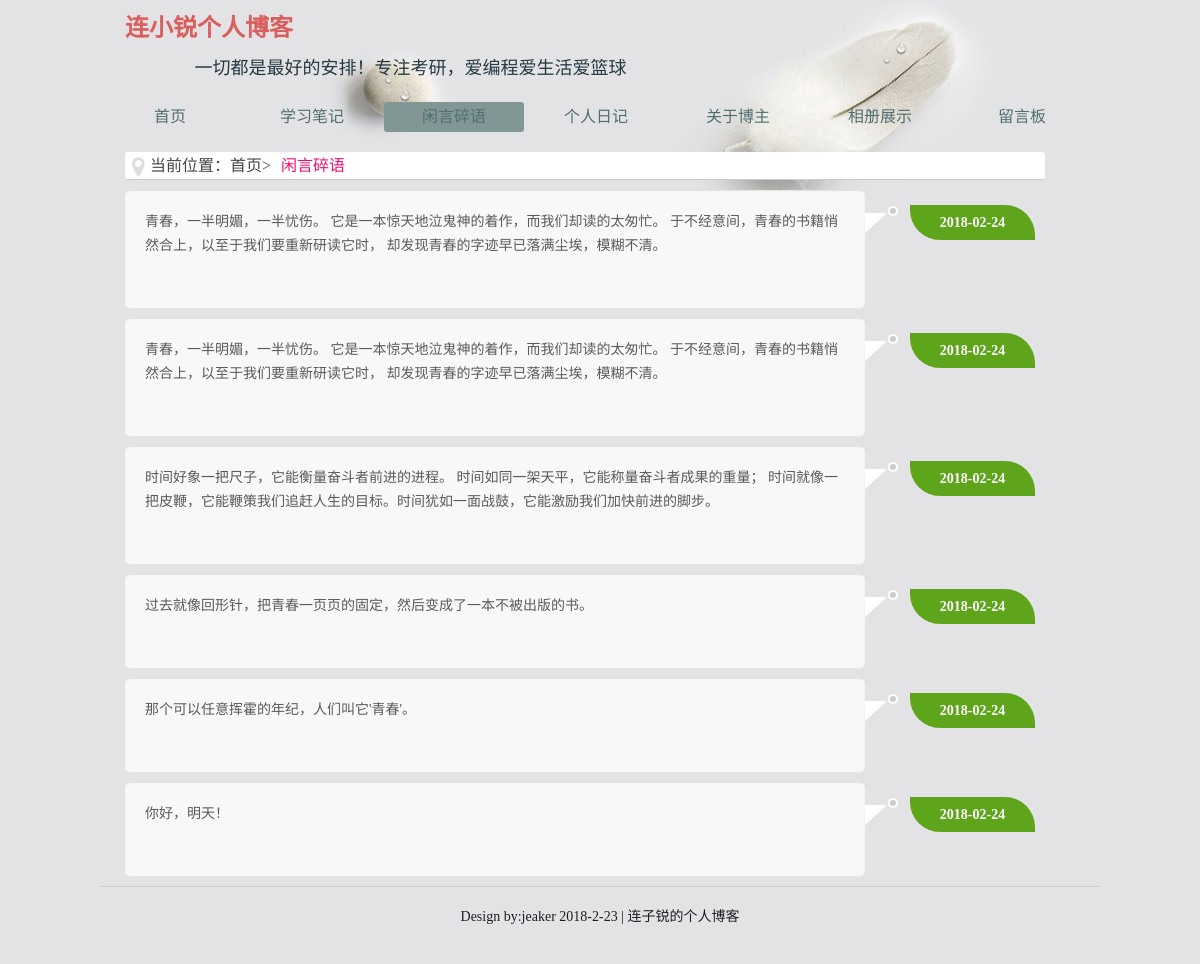
Page /say/ on the committed database.
### myblog/models.py (models this page shows, shortened)
class Say(models.Model):
    content=models.TextField()
    post_date = models.DateTimeField(default=timezone.now)
    class Meta:
        ordering=('-post_date',)

### myblog/views.py (the view)
# urls.py: path(r'say/', view.say),
def say(request):
    template = get_template('shuo.html')
    if request.POST:
        content = request.POST['say_content']
        Say.objects.create(content=content)
    else:
        message="你提交了空的表单"
    say=Say.objects.all()
    html = template.render(locals())
    return HttpResponse(html)

### templates/shuo.html (shortened to what this page needs)
{% extends 'base.html' %}
{% load staticfiles %}
{% block content %}
    <div id="say">
     <div class="weizi">
           <div class="wz_text">当前位置：<a href="#">首页</a>><h1>闲言碎语</h1></div>
           </div>
        {% for s in say %}
          <ul class="say_box">
                     <div class="sy">
                         <p> {{ s.content }}</p>
                     </div>
                  <span class="dateview">{{ s.post_date | date:"20y-m-d" }}</span>
          </ul>
        {% endfor %}
     </div>
{% endblock %}

### templates/base.html (shortened to what this page needs)
<!DOCTYPE HTML>
{% load staticfiles %}
<html lang="zh-CN">
<head>
    <link href="{% static 'css/bootstrap.min.css' %}" rel="stylesheet">
<link rel="stylesheet" href="{% static 'css/index.css' %}"/>
<link rel="stylesheet" href="{% static 'css/style.css' %}"/>
<link rel="stylesheet" href="{% static 'css/animate.css' %}"/>
<link rel="stylesheet" href="{% static 'css/lrtk.css' %}"/>
<link rel="stylesheet" href="{% static 'css/photo.css' %}"/>
<link rel="stylesheet" href="{% static 'css/carousel.css' %}"/>
</head>
<body>
    <div id="header">
      <h1>连小锐个人博客</h1>
        <p style="color:#253944">&nbsp;&nbsp;&nbsp;&nbsp;&nbsp;&nbsp;&nbsp;&nbsp;&nbsp;&nbsp;&nbsp;&nbsp;&nbsp;&nbsp;&nbsp;&nbsp;&nbsp;&nbsp;&nbsp;&nbsp;&nbsp;一切都是最好的安排！专注考研，爱编程爱生活爱篮球</p>
    </div>
     <div id="nav">
        <ul>
         <li><a href="/index/">首页</a></li>
            <li><a href="/learn/">学习笔记</a></li>
         <li><a href="/say/">闲言碎语</a></li>
         <li><a href="/daynote/">个人日记</a></li>
            <li><a href="/about/">关于博主</a></li>
         <li><a href="/photo/">相册展示</a></li>
         <li><a href="/guestbook/">留言板</a></li>
        </ul>
      </div>
     <div id="content">
    {% block content%}{% endblock %}
    <div id="footer"><br>
     <p>Design by:<a href="#" target="_blank">jeaker</a> 2018-2-23 | 连子锐的个人博客</p>
    </div>
</body>
</html>

### static/css/index.css (style rules this page uses)
* { margin:0; padding:0px; }
body { font-size:14px;font-family:"微软雅黑";background:#E3E3E5 url(../images/bg.jpg) 50% top scroll no-repeat;color:#5d5d5d; }
a { text-decoration:none; }
li { list-style:none; }
#header { width:1000px;margin:0 auto; }
#header h1 { font-size:24px;color:#DB5E5E;padding:5px 0 5px 15px;font-weight:600; }
#header p { font-size:18px;color:#DB5E5E;font-weight:500; }
#nav { width:1000px;margin:20px auto; }
#nav ul li { width:140px;height:30px;line-height:30px;float:left;text-align:center;margin:0px 2px 0px 0px; }
#nav ul li a { color:#506F70;font-size:16px;width:140px;height:30px;display:block; }
#nava { display:block;color:#fff;width:140px;height:30px;background:#829696;border-radius:3px; }
#content { width:1000px;margin:5px auto; }
#footer { width:1000px;height:50px;margin:10px auto;border-top:1px solid #ccc; }
#footer p { text-align:center;font-size:14px;color:#231C25; }
#footer p a { color:#231C25; }

### static/css/style.css (style rules this page uses)
* { marigin:0px; padding:0px; }
body { font-size:14px;font-family:"微软雅黑";background:#E3E3E5 url(../images/bg.jpg) 50% top scroll no-repeat;color:#5d5d5d; }
a { text-decoration:none; }
li { list-style:none; }
.weizi { width:730px;height:30px;line-height:30px; background:url("../images/weizi.png") 7px 5px no-repeat; background-color:#fff;border-bottom:1px solid #ccc; }
.weizi .wz_text { font-size:16px;color:#444;padding-left:25px; }
.weizi .wz_text h1 { font-size:16px;color:#F00E71;display:inline;font-weight:500; }
.weizi .wz_text a { color:#444; }
#say { width:950px;margin:5px auto; }
#say .weizi { width:920px;height:28px;line-height:28px; background:url("../images/weizi.png") 7px 5px no-repeat; background-color:#fff;border-radius:3px; }
.say_box { background:#f8f8f8;box-shadow: 0px 1px 0px rgba(255,255,255,.1), inset 0px 1px 1px rgba(214, 214, 214, 0.7);width:740px; border-radius:5px;position:relative; padding: 20px 0; margin:10px 0;font-size:14px;font-family:"宋体"; }
.say_box p { line-height:24px;padding:0 20px 20px ; }
.say_box::before { content: "";width:0px;height:0px;border-style:solid;border-width:0px 0 20px 22px;border-color:transparent transparent transparent #fff;position:absolute;left:740px;top: 23px; }
.say_box::after { content: "";width: 10px;height: 10px;border-radius: 50%;position:absolute;left:763px;top:16px;background:#CCCCCE;border: 2px solid #fff;transition:all 0.5s; }
.dateview { position:absolute;left:785px;top:15px;width:125px;line-height:35px;background:#5EA51B;border-radius:0 30px;text-align:center; color:#fff;font-weight:bold;font-size:14px; }

### static/css/lrtk.css (style rules this page uses)
* { margin:0; padding:0; }
h1 { font-size:38px; margin:10px; }

### static/css/photo.css (style rules this page uses)
* { margin:0;padding:0; }

### static/css/carousel.css (style rules this page uses)
body { padding-bottom: 40px; color: #5a5a5a; }

### rows in the picture
Say: content "青春，一半明媚，一半忧伤。 它是一本惊天地泣鬼神的着作，而我们却读的太匆忙。 于不经意间，青春的书籍悄然合上，以至于我们要重新研读它时， 却发现青春的字迹早已落满尘埃，模糊不清。", post_date "2018-02-24"
Say: content "青春，一半明媚，一半忧伤。 它是一本惊天地泣鬼神的着作，而我们却读的太匆忙。 于不经意间，青春的书籍悄然合上，以至于我们要重新研读它时， 却发现青春的字迹早已落满尘埃，模糊不清。", post_date "2018-02-24"
Say: content "时间好象一把尺子，它能衡量奋斗者前进的进程。 时间如同一架天平，它能称量奋斗者成果的重量； 时间就像一把皮鞭，它能鞭策我们追赶人生的目标。时间犹如一面战鼓，它能激励我们加快前进的脚步。", post_date "2018-02-24"
Say: content "过去就像回形针，把青春一页页的固定，然后变成了一本不被出版的书。", post_date "2018-02-24"
Say: content "那个可以任意挥霍的年纪，人们叫它'青春'。", post_date "2018-02-24"
Say: content "你好，明天！", post_date "2018-02-24"
